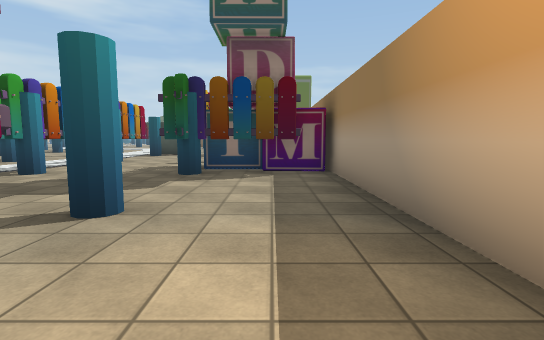
View 1 (above)

22 first-person views from a walk through a Unity game level. The camera is 1.3 m above the floor, tilts 6° down and sees 85° across. The floor is counted in squares, 2 m on a side. Each view is taken from the middle of a square. On the plan, view 1 faces up. The plan holds only what a view shows up to about 9 squares ahead; the rest is blank. The place goes on beyond the plan. Some animated figures are left out. Some surface patterns are stand-ins.

View 2
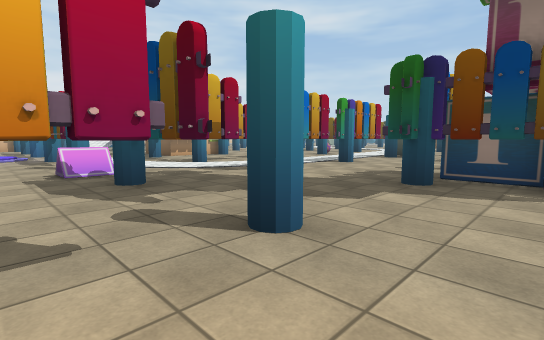

View 3
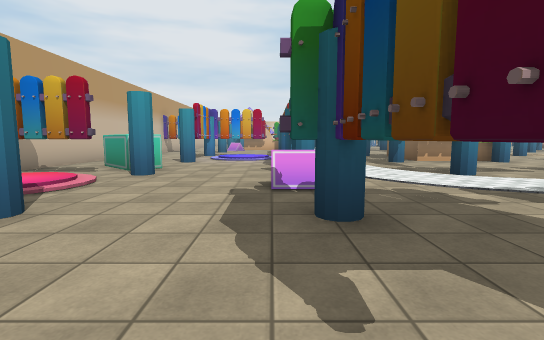

View 4
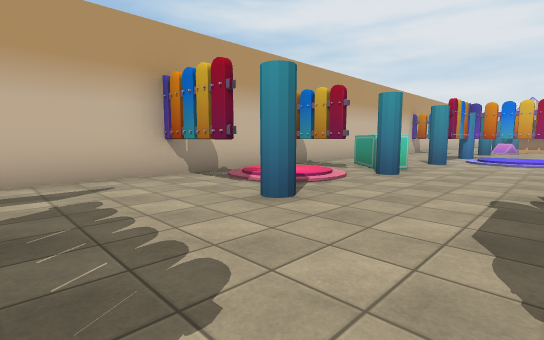

View 5
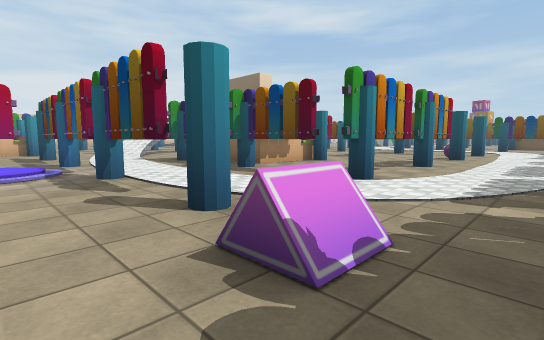

View 6
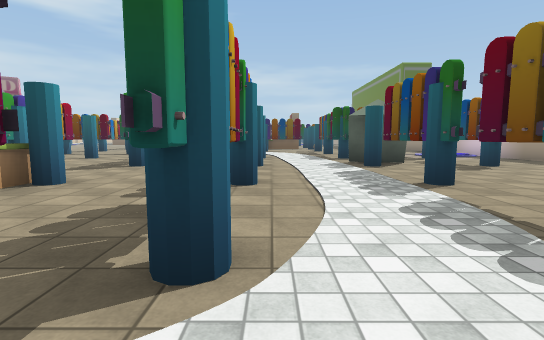

View 7
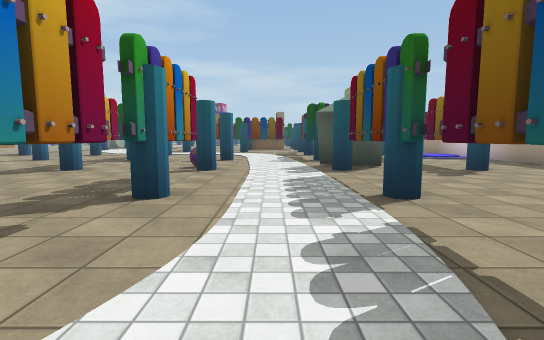

View 8
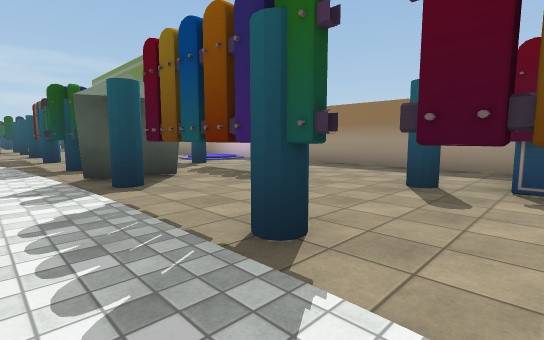

View 9
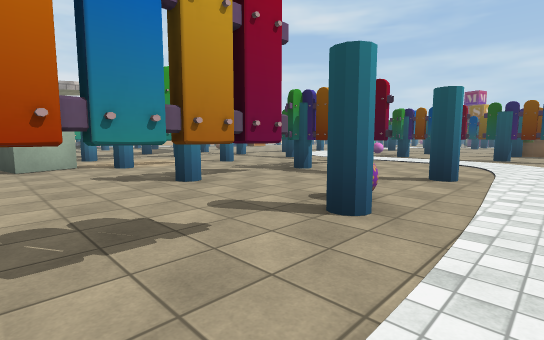

View 10
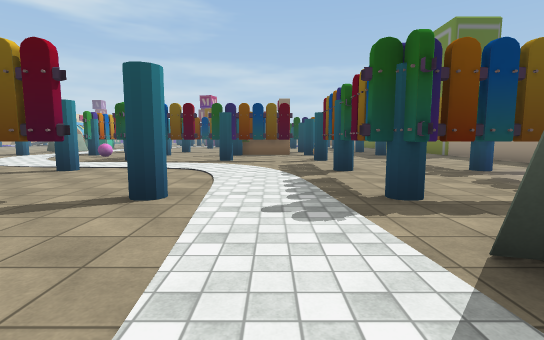

View 11
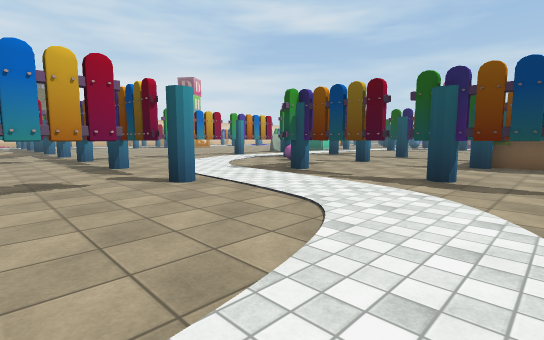

View 12
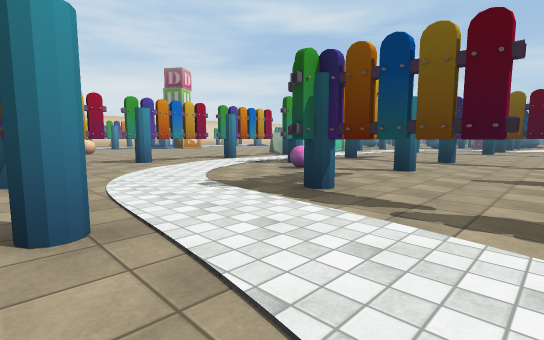

View 13
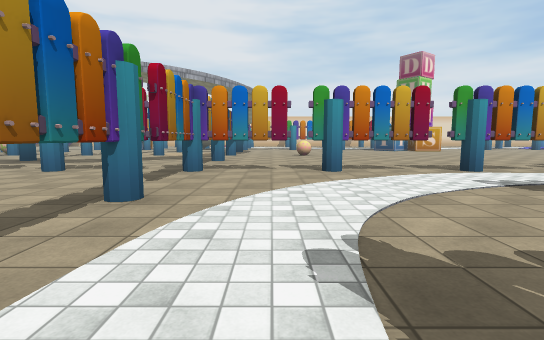

View 14
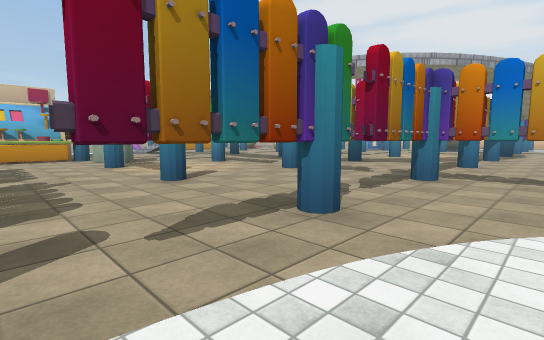

View 15
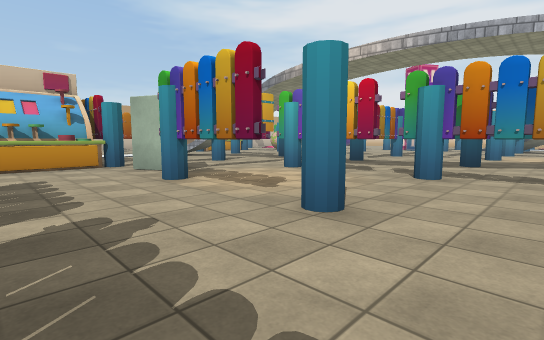

View 16
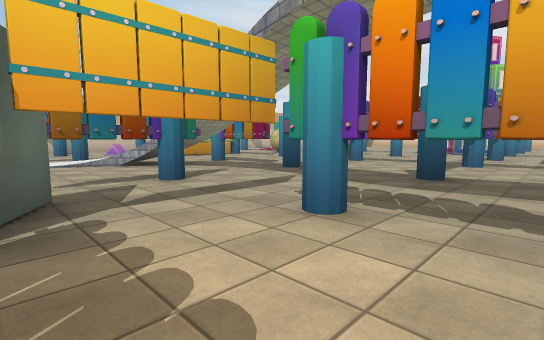

View 17
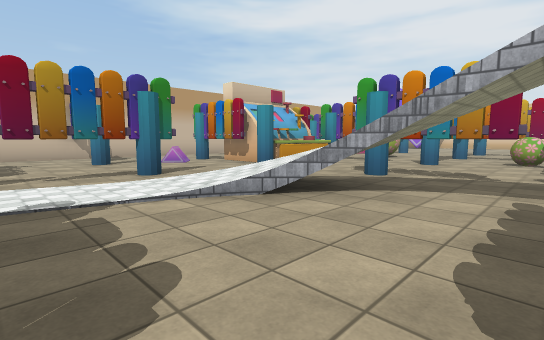

View 18
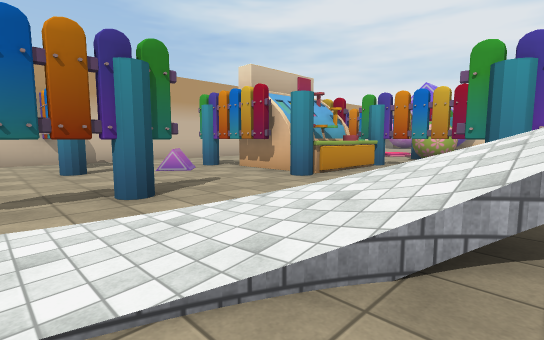

View 19
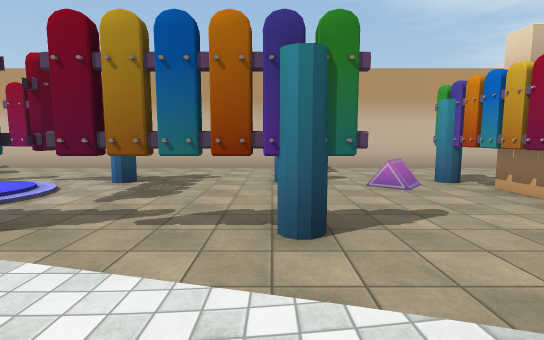

View 20
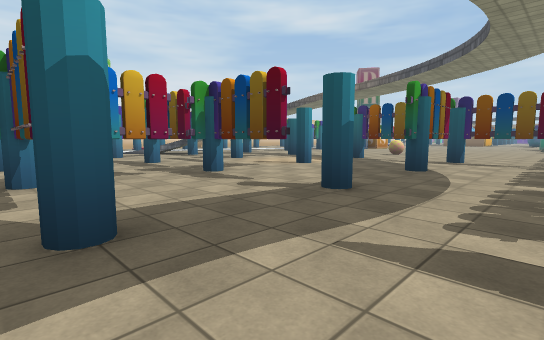

View 21
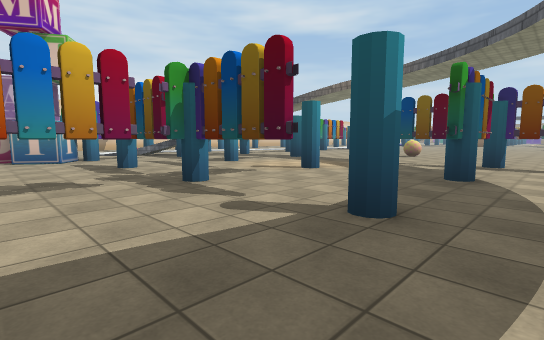

View 22
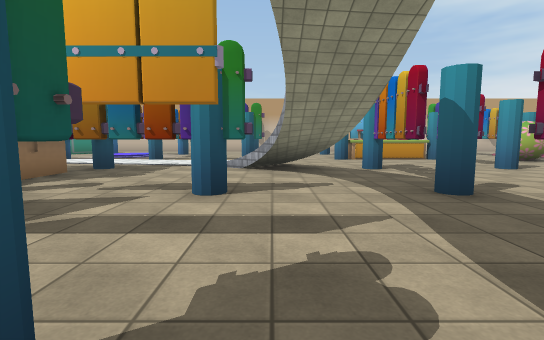

### Floor plan
Key: @ floor where view 1 was taken; # wall or solid block; x gap in a wall; . main floor; : floor 0.25 m higher than the main floor; / step, stairs or slope; T thing the floor can be seen under or through; P pole; B ball; O other object.
Columns run from 23 left of view 1 to 1 right of it. Each row starts with its distance up from view 1.
 27              ..
 26     ..      xP##O
 25     ...x   .....OO
 24     ...#.  .....OO
 23     ...P..P..P..P
 22     ...#...B. ....
 21     ...#..... ....
 20     ...P.....P#xP#.O. ..#
 19    ....T..........#.. ..#
 18  ......T..........#.. ..
 17  P##P#TTTxP#.P....xP.P#
 16 ....#..T.....T....#..
 15 ....#..T.....T....#..
 14 .P..P..P..P..TT.P.P###P.#
 13 x .....#..#..T.....O.#..#
 12 .T.....#..#..T.O..OP.#..#
 11 TTTxP..P..P..P..P....#P.#
 10 .#.....##O.....T..#.....#
  9 .#.............T..#.....#
  8 .P#xP..P#.POOP.TP.xP.P..#
  7 B...T/#...#OO..T..#...OO#
  6 ....T//...#OO#.T..#..PPOO
  5 xP..P///..P..PTTP.xP....#
  4 .#....//..........#.....#
  3 .P.OP..P#xP#xP#.P.#P#P..#
  2  #OO......./.....O#.....#
  1   OO#.....#:/........#..#
  0    .PO.P..##.P.PP..P.  @
 -1   ............OO/:....
 -2   .....#......O#/:#...
 -3  #####################

Where each view was taken, in squares from view 1:
view 1: 0 up, 0 right, facing up
view 2: 1 up, 0 right, facing up-left
view 3: 2 up, 2 left, facing left
view 4: 2 up, 2 left, facing down-left
view 5: 1 up, 5 left, facing up-left
view 6: 4 up, 7 left, facing up
view 7: 5 up, 6 left, facing up
view 8: 7 up, 6 left, facing up-right
view 9: 9 up, 6 left, facing up-left
view 10: 11 up, 6 left, facing up
view 11: 15 up, 6 left, facing up-left
view 12: 17 up, 8 left, facing up-left
view 13: 19 up, 10 left, facing left
view 14: 19 up, 11 left, facing down-left
view 15: 16 up, 11 left, facing down-left
view 16: 13 up, 14 left, facing down-left
view 17: 8 up, 14 left, facing down-left
view 18: 6 up, 15 left, facing down-left
view 19: 5 up, 16 left, facing down
view 20: 8 up, 17 left, facing up-left
view 21: 9 up, 18 left, facing up-left
view 22: 12 up, 17 left, facing down
